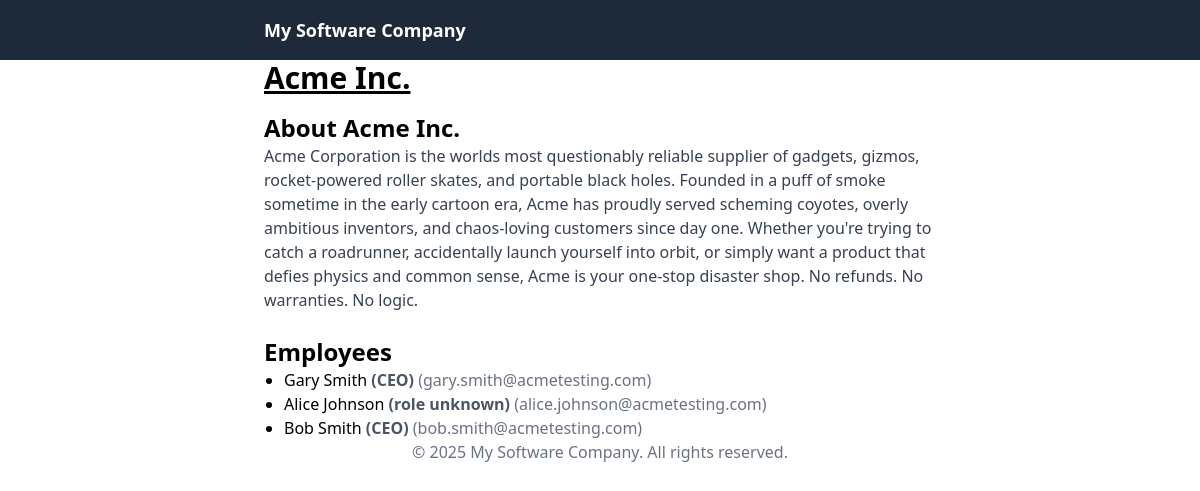
/clients/company/2, run on the app's committed database.
### clients/models.py (models this page shows, shortened)
class Company(models.Model):
    name = models.CharField(max_length=100)
    email = models.EmailField(max_length=100, unique=True)
    description = models.TextField(blank = True, null = True, default = "Enter a Description here (optional)")
    created_at = models.DateTimeField(auto_now_add = True)
    updated_at = models.DateTimeField(auto_now = True)

class Employee(models.Model):
    first_name = models.CharField(max_length = 30)
    last_name = models.CharField(max_length = 50)
    email = models.EmailField(max_length = 50, unique = True)
    created_at = models.DateTimeField(auto_now_add = True)
    updated_at = models.DateTimeField(auto_now = True)
    company = models.ForeignKey(Company, on_delete = models.CASCADE, related_name = 'employees')
    role = models.ForeignKey(Role, on_delete = models.SET_NULL, null = True, blank = True, related_name = 'employees')

class Role(models.Model):
    name = models.CharField(max_length = 50, unique = True)
    description= models.TextField(blank = True, null = True)
    created_at = models.DateTimeField(auto_now_add = True)
    updated_at = models.DateTimeField(auto_now = True)
    def __str__(self):
        return self.name

### clients/views.py (the view)
# urls.py: path('company/<int:company_id>', company_detail, name = 'company_detail'),
def company_detail(request, company_id):
    company = get_object_or_404(Company, id = company_id)
    return render(request, 'clients/company_detail.html', {'company' : company})

### clients/templates/clients/company_detail.html
{% extends 'base.html' %}
{% block content %}
<div class="max-w-2xl mx-auto">
    <h1 class="text-3xl font-bold underline">
        {{ company.name }}
    </h1>
    <section>
        <h2 class="text-2xl font-semibold mt-4">
            About {{ company.name }}
        </h2>
        <p class="text-gray-700">
        {{company.description}}
        </p>
    </section>
    <section>
        <section class="mt-6">
            <h2 class="text-2xl font-semibold">Employees</h2>
            <ul class="list-disc pl-5">
                {% for employee in company.employees.all %}
                    <li>
                    {{ employee.first_name }} {{ employee.last_name }}
                    {% if employee.role %}
                    <span class="text-gray-600 font-bold">({{ employee.role }})</span>
                    {% else %}
                    <span class="text-gray-600 font-bold">(role unknown)</span>
                    {%endif %}
                    <span class="text-gray-500">({{ employee.email }})</span>
                    </li>
                {% empty %}
                    <li>No employees found.</li>
                {% endfor %}
            </ul>
        </section>
    </section>
</div>
{% endblock %}

### data on the page
Company: name "Acme Inc.", description "Acme Corporation is the worlds most questionably reliable supplier of gadgets, gizmos, rocket-powered roller skates, and portable black holes. Founded in a puff of smoke sometime in the early cartoon era, Acme has proudly served scheming coyotes, overly ambitious inventors, and chaos-loving customers since day one. Whether you're trying to catch a roadrunner, accidentally launch yourself into orbit, or simply want a product that defies physics and common sense, Acme is your one-stop disaster shop. No refunds. No warranties. No logic."
Employee: first_name "Gary", last_name "Smith", role "CEO", email "gary.smith@acmetesting.com"
Employee: first_name "Alice", last_name "Johnson", shows "(role unknown)", email "alice.johnson@acmetesting.com"
Employee: first_name "Bob", last_name "Smith", role "CEO", email "bob.smith@acmetesting.com"
